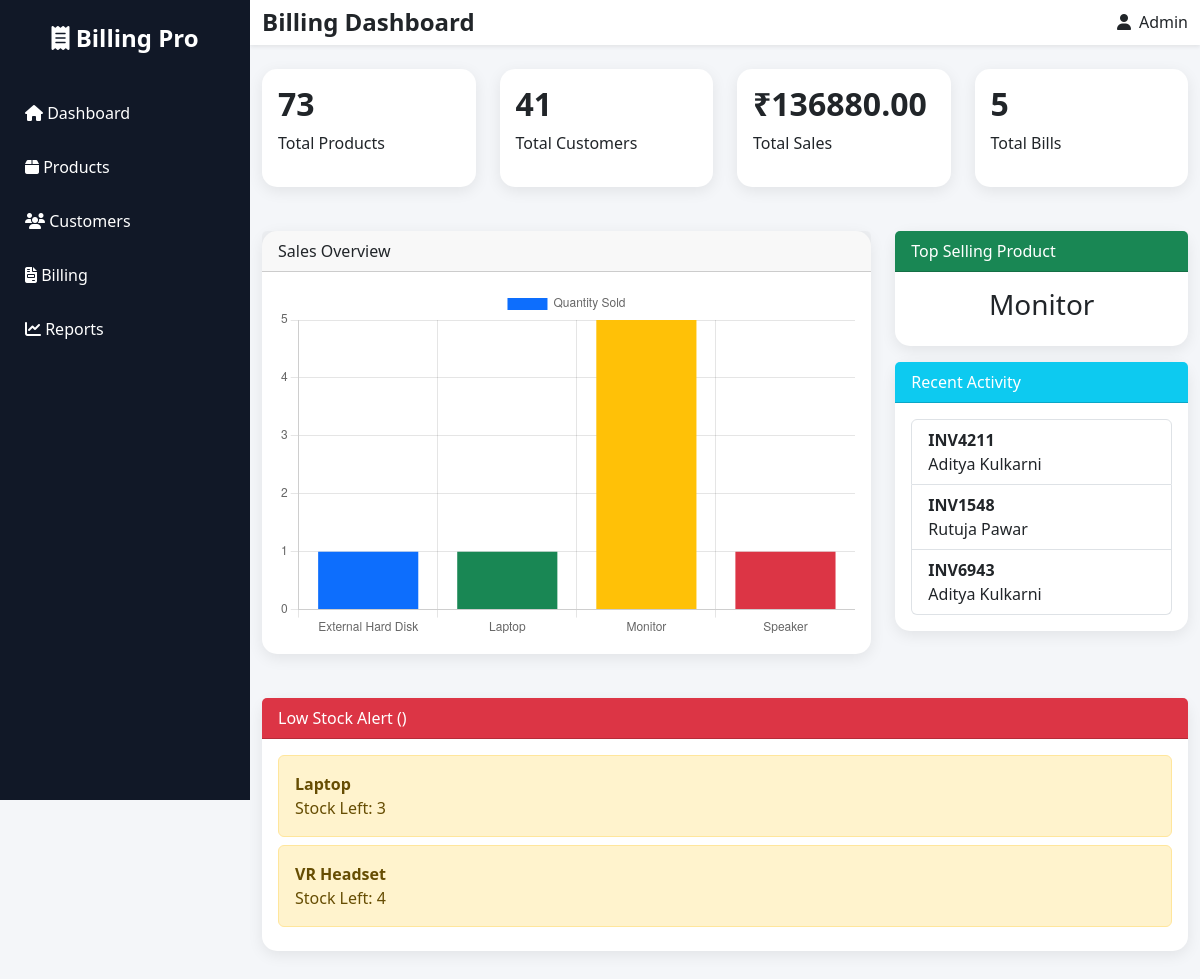
/dashboard/, run on the app's committed database.
### billing/models.py (models this page shows, shortened)
class Invoice(models.Model):
    invoice_no = models.CharField(
        max_length=20,
        unique=True
    )
    customer = models.ForeignKey(
        Customer,
        on_delete=models.CASCADE
    )
    subtotal = models.DecimalField(
        max_digits=10,
        decimal_places=2,
        default=0
    )
    gst = models.DecimalField(
        max_digits=10,
        decimal_places=2,
        default=0
    )
    total = models.DecimalField(
        max_digits=10,
        decimal_places=2,
        default=0
    )
    created_at = models.DateTimeField(
        auto_now_add=True
    )

### customers/models.py (models this page shows, shortened)
class Customer(models.Model):
    name = models.CharField(max_length=100)
    mobile = models.CharField(max_length=15)
    email = models.EmailField()
    address = models.TextField()

### products/models.py (models this page shows, shortened)
class Product(models.Model):
    name = models.CharField(max_length=200)
    category = models.CharField(max_length=100)
    price = models.DecimalField(
        max_digits=10,
        decimal_places=2
    )
    stock = models.IntegerField()
    created_at = models.DateTimeField(
        auto_now_add=True
    )

### dashboard/views.py (the view)
# urls.py: path('dashboard/', include('dashboard.urls')),
def dashboard(request):
    total_products = Product.objects.count()
    total_customers = Customer.objects.count()
    total_invoices = Invoice.objects.count()
    total_sales = sum(
        invoice.total
        for invoice in Invoice.objects.all()
    )
    total_bills = Invoice.objects.count()
    recent_invoices = Invoice.objects.order_by(
        '-created_at'
    )[:3]
    low_stock_products = Product.objects.filter(
        stock__lt=5
    )
    sales_labels = []
    sales_data = []
    pie_labels = sales_labels
    pie_data = sales_data
    items = (
        InvoiceItem.objects
        .values('product__name')
        .annotate(total_qty=Sum('quantity'))
    )
    for item in items:
        sales_labels.append(
            item['product__name']
        )
        sales_data.append(
            item['total_qty']
        )
        top_product = "N/A"
        if sales_data:
            max_qty = max(sales_data)
            index = sales_data.index(max_qty)
            top_product = sales_labels[index]
            low_stock_count = Product.objects.filter(
    stock__lt=5
).count()
    context = {
        'total_products': total_products,
        'total_customers': total_customers,
        'total_invoices': total_invoices,
        'total_sales': total_sales,
        'low_stock_products': low_stock_products,
        'sales_labels': sales_labels,
        'sales_data': sales_data,
        'total_bills': total_bills,
        'recent_invoices': recent_invoices,
        'top_product': top_product,
        'pie_labels': pie_labels,
'pie_data': pie_data,
    }
    print("Labels =", sales_labels)
    print("Data =", sales_data)
    return render(
        request,
        'dashboard/dashboard.html',
        context
    )

### templates/dashboard/dashboard.html (shortened to what this page needs)
{% extends 'base.html' %}
{% block content %}
<div class="row g-4">
    <div class="col-12 col-sm-6 col-lg-3">
        <div class="card dashboard-card">
            <div class="card-body">
                <h3>{{ total_products }}</h3>
                <p>Total Products</p>
            </div>
        </div>
    </div>
    <div class="col-12 col-sm-6 col-lg-3">
        <div class="card dashboard-card">
            <div class="card-body">
                <h3>{{ total_customers }}</h3>
                <p>Total Customers</p>
            </div>
        </div>
    </div>
    <div class="col-12 col-sm-6 col-lg-3">
        <div class="card dashboard-card">
            <div class="card-body">
                <h3>₹{{ total_sales }}</h3>
                <p>Total Sales</p>
            </div>
        </div>
    </div>
    <div class="col-12 col-sm-6 col-lg-3">
        <div class="card dashboard-card">
            <div class="card-body">
                <h3>{{ total_bills }}</h3>
                <p>Total Bills</p>
            </div>
        </div>
    </div>
</div>
<div class="row mt-4">
    <div class="col-lg-8">
        <div class="card">
            <div class="card-header">
                Sales Overview
            </div>
            <div class="card-body">
                <div style="height:350px;">
                    <canvas id="salesChart"></canvas>
                </div>
            </div>
        </div>
    </div>
    <div class="col-lg-4">
        <div class="card mb-3">
            <div class="card-header bg-success text-white">
                Top Selling Product
            </div>
            <div class="card-body text-center">
                <h3>{{ top_product }}</h3>
            </div>
        </div>
        <div class="card">
            <div class="card-header bg-info text-white">
                Recent Activity
            </div>
            <div class="card-body">
                <ul class="list-group">
                    {% for invoice in recent_invoices %}
                    <li class="list-group-item">
                        <strong>{{ invoice.invoice_no }}</strong>
                        <br>
                        {{ invoice.customer.name }}
                        <br>
                    </li>
                    {% empty %}
                    <li class="list-group-item">
                        No activity found
                    </li>
                    {% endfor %}
                </ul>
            </div>
        </div>
    </div>
</div>
<br>
        <div class="card mb-3">
            <div class="card-header bg-danger text-white">
                Low Stock Alert ({{ low_stock_count }})
            </div>
            <div class="card-body">
                {% for product in low_stock_products %}
                    {% if product.stock <= 2 %}
                    <div class="alert alert-danger mb-2">
                    {% else %}
                    <div class="alert alert-warning mb-2">
                    {% endif %}
                        <strong>{{ product.name }}</strong>
                        <br>
                        Stock Left: {{ product.stock }}
                    </div>
                {% empty %}
                    <div class="alert alert-success">
                        All products are in stock
                    </div>
                {% endfor %}
            </div>
        </div>
<script>
const ctx = document.getElementById('salesChart');
new Chart(ctx, {
    type: 'bar',
    data: {
        labels: [
            {% for label in sales_labels %}
                "{{ label }}",
            {% endfor %}
        ],
        datasets: [{
            label: 'Quantity Sold',
            data: [
                {% for value in sales_data %}
                    {{ value }},
                {% endfor %}
            ],
            backgroundColor: [
                '#0d6efd',
                '#198754',
                '#ffc107',
                '#dc3545',
                '#6f42c1'
            ]
        }]
    },
    options: {
        responsive: true,
        maintainAspectRatio: false,
        scales: {
            y: {
                beginAtZero: true,
                ticks: {
                    stepSize: 1
                }
            }
        }
    }
});
</script>
<script>
const pieCtx = document.getElementById('pieChart');
new Chart(pieCtx, {
    type: 'pie',
    data: {
        labels: [
            {% for label in pie_labels %}
                "{{ label }}",
            {% endfor %}
        ],
        datasets: [{
            data: [
                {% for value in pie_data %}
                    {{ value }},
                {% endfor %}
            ],
            backgroundColor: [
                '#0d6efd',
                '#198754',
                '#ffc107',
                '#dc3545',
                '#6f42c1',
                '#20c997'
            ]
        }]
    }
});
</script>
{% endblock %}

### static/css/style.css (style rules this page uses)
body { background:#f4f6f9; overflow-x:hidden; }
.dashboard-card { border:none; border-radius:15px; box-shadow:0 5px 20px rgba(0,0,0,.08); }
.dashboard-card h3 { font-size:32px; font-weight:bold; }
.card { border:none; border-radius:15px; box-shadow:0 4px 15px rgba(0,0,0,.08); }
body { overflow-x:hidden; }
.dashboard-card { border-radius:15px; transition:0.3s; }
canvas { max-width:100%; }
.card { margin-bottom:20px; }

### data on the page
Invoice: invoice_no "INV4211", customer.name "Aditya Kulkarni"
Invoice: invoice_no "INV1548", customer.name "Rutuja Pawar"
Invoice: invoice_no "INV6943", customer.name "Aditya Kulkarni"
Product: name "Laptop", stock "3"
Product: name "VR Headset", stock "4"

### other printed values
{{ total_products }} "73"
{{ total_customers }} "41"
{{ total_sales }} "136880.00"
{{ total_bills }} "5"
{{ top_product }} "Monitor"
chart data {{ label }} External Hard Disk, Laptop, Monitor, Speaker
chart data {{ value }} 1, 1, 5, 1
